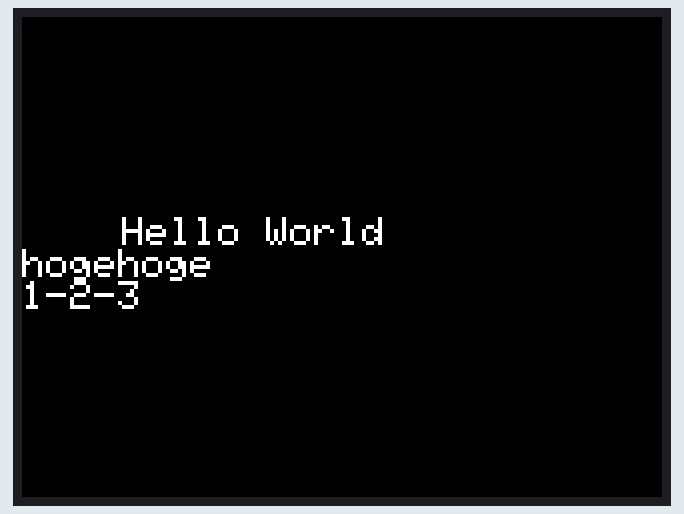
Simulated run of this sketch. Board: ESP32. On the bench: 320×240 colour display.

Above: at 0.2 s.

The sketch:

05_NewLine.ino
```cpp
#include <M5Stack.h>

void setup() {
  M5.begin();           // M5Stackの初期化
  M5.Power.begin();       // M5Stackの電源の初期化

  M5.Lcd.setCursor(50, 100);      // カーソル位置を設定
  M5.Lcd.setTextSize(2);          // 文字サイズを設定
  M5.Lcd.println("Hello World");  // Hello Worldを表示
  M5.Lcd.print("hogehoge\n");     // hogehogeを表示
  M5.Lcd.print("1-2-3");          // 1-2-3を表示
}

void loop() {
}
```
